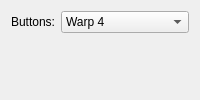
<?xml version="1.0" encoding="UTF-8"?>
<ui version="4.0">
 <class>WarpLegacyConfigDialog</class>
 <widget class="QWidget" name="WarpLegacyConfigDialog">
  <layout class="QFormLayout" name="form">
   <item row="0" column="0">
    <widget class="QLabel" name="buttonStyleLabel">
     <property name="text">
      <string>Buttons:</string>
     </property>
     <property name="buddy">
      <cstring>kcfg_buttonStyle</cstring>
     </property>
    </widget>
   </item>
   <item row="0" column="1">
    <widget class="QComboBox" name="kcfg_buttonStyle">
     <item><property name="text"><string>Warp 4</string></property></item>
     <item><property name="text"><string>Glyphs only</string></property></item>
     <item><property name="text"><string>Diamond</string></property></item>
     <item><property name="text"><string>Window corners</string></property></item>
     <item><property name="text"><string>Neon tube</string></property></item>
     <item><property name="text"><string>Tile</string></property></item>
    </widget>
   </item>
  </layout>
 </widget>
 <resources/>
 <connections/>
</ui>
